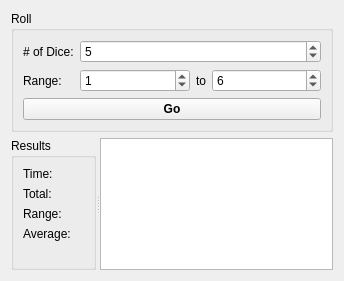
<?xml version="1.0" encoding="UTF-8"?>
<ui version="4.0">
 <class>DiceRoller</class>
 <widget class="QWidget" name="DiceRoller">
  <property name="geometry">
   <rect>
    <x>0</x>
    <y>0</y>
    <width>344</width>
    <height>281</height>
   </rect>
  </property>
  <property name="windowTitle">
   <string>Dice Roller</string>
  </property>
  <layout class="QVBoxLayout" name="verticalLayout">
   <item>
    <widget class="QGroupBox" name="groupBox_2">
     <property name="title">
      <string>Roll</string>
     </property>
     <layout class="QGridLayout" name="gridLayout_2">
      <item row="1" column="3">
       <widget class="QSpinBox" name="spn_max">
        <property name="sizePolicy">
         <sizepolicy hsizetype="Minimum" vsizetype="Fixed">
          <horstretch>1</horstretch>
          <verstretch>0</verstretch>
         </sizepolicy>
        </property>
        <property name="minimum">
         <number>-1000000</number>
        </property>
        <property name="maximum">
         <number>1000000</number>
        </property>
        <property name="value">
         <number>6</number>
        </property>
       </widget>
      </item>
      <item row="1" column="0">
       <widget class="QLabel" name="label_2">
        <property name="text">
         <string>Range:</string>
        </property>
       </widget>
      </item>
      <item row="0" column="0">
       <widget class="QLabel" name="label">
        <property name="text">
         <string># of Dice:</string>
        </property>
       </widget>
      </item>
      <item row="0" column="1" colspan="3">
       <widget class="QSpinBox" name="spn_number">
        <property name="minimum">
         <number>1</number>
        </property>
        <property name="maximum">
         <number>1000</number>
        </property>
        <property name="value">
         <number>5</number>
        </property>
       </widget>
      </item>
      <item row="1" column="1">
       <widget class="QSpinBox" name="spn_min">
        <property name="sizePolicy">
         <sizepolicy hsizetype="Minimum" vsizetype="Fixed">
          <horstretch>1</horstretch>
          <verstretch>0</verstretch>
         </sizepolicy>
        </property>
        <property name="minimum">
         <number>-1000000</number>
        </property>
        <property name="maximum">
         <number>1000000</number>
        </property>
        <property name="value">
         <number>1</number>
        </property>
       </widget>
      </item>
      <item row="1" column="2">
       <widget class="QLabel" name="label_3">
        <property name="text">
         <string>to</string>
        </property>
        <property name="alignment">
         <set>Qt::AlignCenter</set>
        </property>
       </widget>
      </item>
      <item row="2" column="0" colspan="4">
       <widget class="QPushButton" name="btn_roll">
        <property name="font">
         <font>
          <weight>75</weight>
          <bold>true</bold>
         </font>
        </property>
        <property name="text">
         <string>Go</string>
        </property>
       </widget>
      </item>
     </layout>
    </widget>
   </item>
   <item>
    <widget class="QSplitter" name="splitter">
     <property name="sizePolicy">
      <sizepolicy hsizetype="Expanding" vsizetype="Preferred">
       <horstretch>0</horstretch>
       <verstretch>1</verstretch>
      </sizepolicy>
     </property>
     <property name="orientation">
      <enum>Qt::Horizontal</enum>
     </property>
     <property name="childrenCollapsible">
      <bool>false</bool>
     </property>
     <widget class="QGroupBox" name="groupBox">
      <property name="title">
       <string>Results</string>
      </property>
      <layout class="QGridLayout" name="gridLayout_3">
       <item row="2" column="1">
        <widget class="QLabel" name="lbl_range">
         <property name="sizePolicy">
          <sizepolicy hsizetype="Preferred" vsizetype="Preferred">
           <horstretch>1</horstretch>
           <verstretch>0</verstretch>
          </sizepolicy>
         </property>
         <property name="toolTip">
          <string>&lt;html&gt;&lt;head/&gt;&lt;body&gt;&lt;p&gt;Range has the format: [min, max]&lt;/p&gt;&lt;/body&gt;&lt;/html&gt;</string>
         </property>
        </widget>
       </item>
       <item row="3" column="1">
        <widget class="QLabel" name="lbl_mean">
         <property name="sizePolicy">
          <sizepolicy hsizetype="Preferred" vsizetype="Preferred">
           <horstretch>1</horstretch>
           <verstretch>0</verstretch>
          </sizepolicy>
         </property>
        </widget>
       </item>
       <item row="0" column="0">
        <widget class="QLabel" name="label_4">
         <property name="text">
          <string>Time:</string>
         </property>
        </widget>
       </item>
       <item row="3" column="0">
        <widget class="QLabel" name="label_7">
         <property name="text">
          <string>Average:</string>
         </property>
        </widget>
       </item>
       <item row="0" column="1">
        <widget class="QLabel" name="lbl_lastRoll">
         <property name="sizePolicy">
          <sizepolicy hsizetype="Preferred" vsizetype="Preferred">
           <horstretch>1</horstretch>
           <verstretch>0</verstretch>
          </sizepolicy>
         </property>
         <property name="toolTip">
          <string>&lt;html&gt;&lt;head/&gt;&lt;body&gt;&lt;p&gt;The time of the last roll&lt;/p&gt;&lt;/body&gt;&lt;/html&gt;</string>
         </property>
        </widget>
       </item>
       <item row="1" column="0">
        <widget class="QLabel" name="label_5">
         <property name="text">
          <string>Total:</string>
         </property>
        </widget>
       </item>
       <item row="2" column="0">
        <widget class="QLabel" name="label_6">
         <property name="text">
          <string>Range:</string>
         </property>
        </widget>
       </item>
       <item row="1" column="1">
        <widget class="QLabel" name="lbl_total">
         <property name="sizePolicy">
          <sizepolicy hsizetype="Preferred" vsizetype="Preferred">
           <horstretch>1</horstretch>
           <verstretch>0</verstretch>
          </sizepolicy>
         </property>
         <property name="toolTip">
          <string>&lt;html&gt;&lt;head/&gt;&lt;body&gt;&lt;p&gt;The sum of all the dice rolled&lt;/p&gt;&lt;/body&gt;&lt;/html&gt;</string>
         </property>
        </widget>
       </item>
       <item row="4" column="0">
        <spacer name="verticalSpacer">
         <property name="orientation">
          <enum>Qt::Vertical</enum>
         </property>
         <property name="sizeHint" stdset="0">
          <size>
           <width>20</width>
           <height>40</height>
          </size>
         </property>
        </spacer>
       </item>
      </layout>
     </widget>
     <widget class="QTableView" name="tbl_results">
      <property name="sizePolicy">
       <sizepolicy hsizetype="Expanding" vsizetype="Expanding">
        <horstretch>0</horstretch>
        <verstretch>1</verstretch>
       </sizepolicy>
      </property>
      <property name="selectionBehavior">
       <enum>QAbstractItemView::SelectRows</enum>
      </property>
      <property name="showGrid">
       <bool>false</bool>
      </property>
      <property name="sortingEnabled">
       <bool>true</bool>
      </property>
      <property name="cornerButtonEnabled">
       <bool>false</bool>
      </property>
      <attribute name="horizontalHeaderShowSortIndicator" stdset="0">
       <bool>true</bool>
      </attribute>
      <attribute name="horizontalHeaderStretchLastSection">
       <bool>true</bool>
      </attribute>
      <attribute name="verticalHeaderVisible">
       <bool>false</bool>
      </attribute>
     </widget>
    </widget>
   </item>
  </layout>
 </widget>
 <resources/>
 <connections>
  <connection>
   <sender>btn_roll</sender>
   <signal>clicked()</signal>
   <receiver>DiceRoller</receiver>
   <slot>_roll()</slot>
   <hints>
    <hint type="sourcelabel">
     <x>183</x>
     <y>101</y>
    </hint>
    <hint type="destinationlabel">
     <x>238</x>
     <y>87</y>
    </hint>
   </hints>
  </connection>
 </connections>
 <slots>
  <slot>_roll()</slot>
  <slot>_min_updated(int)</slot>
  <slot>_max_updated(int)</slot>
 </slots>
</ui>
